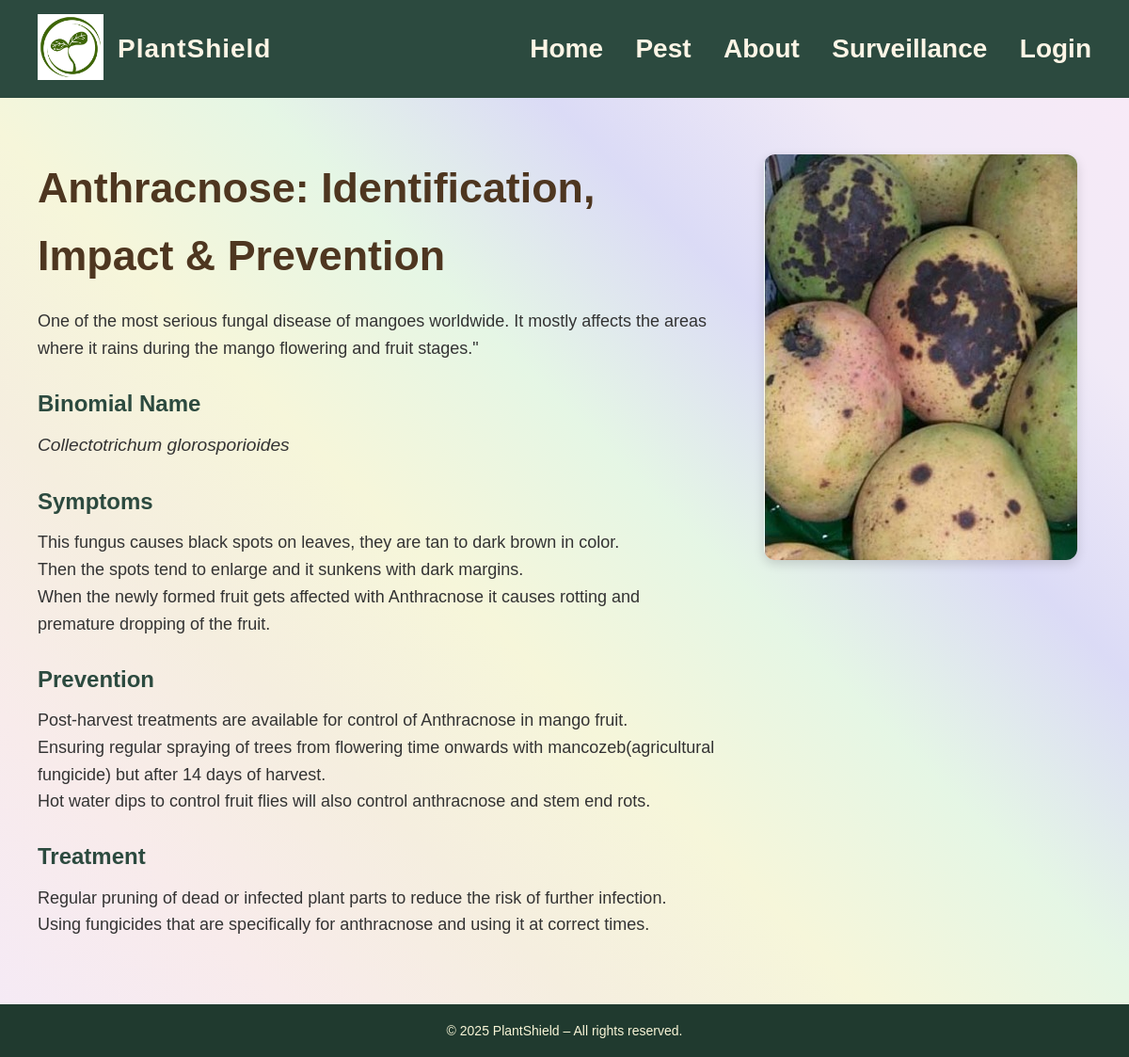
/pests/1/, run on the app's committed database.
### pest_web/models.py (models this page shows, shortened)
class PestDisease(models.Model):
    identifier = models.IntegerField(
        null=False,
        blank=False,
        unique=True,
        default=1,  # Temporary default for migration
    )
    name = models.CharField(max_length=100)
    scientific_name = models.CharField(max_length=100)
    description = models.TextField(blank=True)
    image_url = models.URLField(blank=True)  # Changed to URLField for better validation
    image_reference = models.TextField(blank=True)
    symptoms = models.TextField()
    prevention = models.TextField()
    treatment = models.TextField()
    affected_parts = models.ManyToManyField(PlantPart)  # Changed to ManyToMany as a pest can affect multiple parts
    recommended_frequency = models.CharField(max_length=100)
    plant_type = models.CharField(max_length=100)  # Using CharField for now, can be ForeignKey if you create PlantType model

### pest_web/views.py (the view)
# urls.py: re_path(r'^pests/(?P<pk>\d+)/s*$', PestDiseaseDetailView.as_view(), name='pest_detail'),
class PestDiseaseDetailView(DetailView):
    model = PestDisease
    template_name = 'pests/details.html'
    context_object_name = 'pest'

### pest_web/templates/pests/details.html
{% extends "pests/base.html" %}
{% load static %}
{% block css %}
<link rel="stylesheet" href="{% static 'css/style.css' %}">
{% endblock %}
{% block content %}
<div class="zero">
  <div class="detail">
    <div class="yes">
      <h1>{{ pest.name }}: Identification, Impact & Prevention</h1>
      <p>{{ pest.description }}</p>
      <div class="info-block">
        <h3>Binomial Name</h3>
        <p class="italic">{{ pest.scientific_name }}</p>
      </div>
      <div class="info-block">
        <h3>Symptoms</h3>
        <p>{{ pest.symptoms|linebreaks }}</p>
      </div>
      <div class="info-block">
        <h3>Prevention</h3>
        <p>{{ pest.prevention|linebreaks }}</p>
      </div>
      <div class="info-block">
        <h3>Treatment</h3>
        <p>{{ pest.treatment|linebreaks }}</p>
      </div>
    </div>
    <div class="yes1">
        <a href="{{ pest.image_reference }}" target="_blank">
          <img src="{% static pest.image_url %}" alt="{{ pest.name }}" width="400" class="detail-image">
        </a>
    </div>
  </div>
</div>
{% endblock %}

### pest_web/templates/pests/base.html (shortened to what this page needs)
<!DOCTYPE html>
<html lang="en">
<head>
    {% load static %}
    {% block css %}{% endblock css %}
</head>
<body>
        <header class="Start">
            <div class="lefty">
                <a href="{% url 'home' %}">
                    <img src="{% static 'images/logo.png' %}" class="go" alt="PlantShield Logo">
                </a>
                <span class="site">PlantShield</span>
            </div>
           <nav class="pages" id="edit">
            <a href="{% url 'home' %}">Home</a>
            <a href="{% url 'pest_list' %}">Pest</a>
            <a href="{% url 'about' %}">About</a>
            <a href="{% url 'surveillance_dashboard' %}">Surveillance</a>
            <a href="{% url 'login' %}">Login</a>
           </nav>
    </header>
    <div>
        {% block content %}
        {% endblock %}
    </div>
    <footer>
        <p>&copy; 2025 PlantShield – All rights reserved.</p>
    </footer>
</body>
</html>

### pest_web/static/css/style.css (style rules this page uses)
* { margin: 0; padding: 0; }
body { font-family: Arial, Helvetica, sans-serif; }
.Start { display: flex; justify-content: space-between; align-items: center; background-color: #2C4A3F; padding: 15px 40px; color: #FDF5E6; }
.lefty { display: flex; align-items: center; }
.go { width: 70px; height: auto; margin-right: 15px; }
.site { font-size: 28px; font-weight: bold; color: #FDF5E6; letter-spacing: 1px; }
.pages a { color: #FDF5E6; text-decoration: none; margin-left: 30px; font-size: 28px; font-weight: 600; transition: color 0.5s ease; }
footer { background-color: #203A2F; color: #F8F5D7; text-align: center; padding: 20px 0; font-size: 14px; }
.zero { padding: 20px; background: linear-gradient(45deg, rgb(245, 234, 245), rgb(248, 235, 235), rgb(245, 238, 223), rgb(246, 246, 218), rgb(229, 246, 229), rgb(219, 219, 246), rgb(241, 234, 247), rgb(247, 234, 247)); }
.detail { display: flex; justify-content: space-between; gap: 30px; padding: 40px 20px; align-items: flex-start; }
.yes { flex: 2; font-size: 18px; line-height: 1.6; color: #333; }
.yes h1 { font-size: 2.8rem; color: #4E3620; margin-bottom: 20px; }
.yes .italic { font-style: italic; font-size: 1.2rem; color: #333; margin-bottom: 15px; }
.info-block { margin-top: 25px; }
.info-block h3 { font-size: 1.5rem; color: #2C4A3F; margin-bottom: 10px; }
.info-block p { margin-bottom: 10px; }
.yes1 { flex: 1; display: flex; justify-content: center; align-items: center; }
.detail-image { width: 100%; max-width: 400px; height: auto; border-radius: 12px; box-shadow: 0 4px 12px rgba(0, 0, 0, 0.15); object-fit: cover; transition: transform 0.3s ease; }

### data on the page
PestDisease: name "Anthracnose", description "One of the most serious fungal disease of mangoes worldwide. It mostly affects the areas where it rains during the mango flowering and fruit stages.\"", scientific_name "Collectotrichum glorosporioides", symptoms "This fungus causes black spots on leaves, they are tan to dark brown in color. Then the spots tend to enlarge and it sunkens with dark margins. When the newly formed fruit gets affected with Anthracnose it causes rotting and premature dropping of the fruit.", prevention "Post-harvest treatments are available for control of Anthracnose in mango fruit. Ensuring regular spraying of trees from flowering time onwards with mancozeb(agricultural fungicide) but after 14 days of harvest. Hot water dips to control fruit flies will also control anthracnose and stem end rots.", treatment "Regular pruning of dead or infected plant parts to reduce the risk of further infection. Using fungicides that are specifically for anthracnose and using it at correct times.", image_url (picture)
